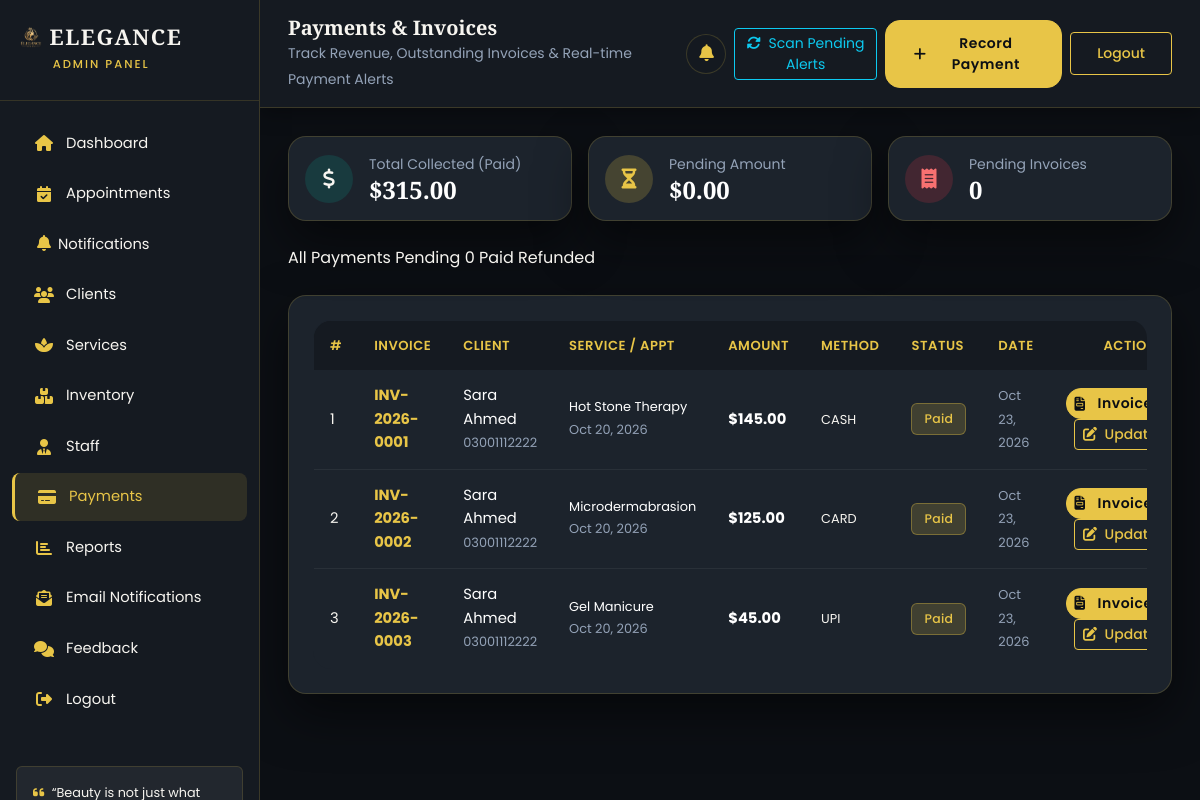
/admin/payments.php (signed in), run on the app's committed database.
### tables this page shows
CREATE TABLE IF NOT EXISTS payments (
    id             INT           NOT NULL AUTO_INCREMENT,
    appointment_id INT           DEFAULT NULL,
    client_id      INT           NOT NULL,
    amount         DECIMAL(10,2) NOT NULL,
    payment_method ENUM('cash','card','online','upi') DEFAULT 'cash',
    payment_status ENUM('pending','paid','refunded')  DEFAULT 'pending',
    invoice_number VARCHAR(50)   DEFAULT NULL,
    paid_at        TIMESTAMP     NULL DEFAULT NULL,
    created_at     TIMESTAMP     NOT NULL DEFAULT CURRENT_TIMESTAMP,
    PRIMARY KEY (id),
    KEY idx_pay_appointment (appointment_id),
    KEY idx_pay_client      (client_id),
    CONSTRAINT fk_pay_appointment FOREIGN KEY (appointment_id)
        REFERENCES appointments(id) ON DELETE SET NULL,
    CONSTRAINT fk_pay_client FOREIGN KEY (client_id)
        REFERENCES clients(id)
);

CREATE TABLE IF NOT EXISTS clients (
    id          INT          NOT NULL AUTO_INCREMENT,
    name        VARCHAR(150) NOT NULL,
    email       VARCHAR(254) DEFAULT NULL,
    phone       VARCHAR(20)  NOT NULL,
    gender      ENUM('male','female','other') DEFAULT NULL,
    address     TEXT         DEFAULT NULL,
    preferences TEXT         DEFAULT NULL,
    notes       TEXT         DEFAULT NULL,
    created_at  TIMESTAMP    NOT NULL DEFAULT CURRENT_TIMESTAMP,
    PRIMARY KEY (id)
);

CREATE TABLE IF NOT EXISTS services (
    id          INT           NOT NULL AUTO_INCREMENT,
    name        VARCHAR(100)  NOT NULL,
    description TEXT          DEFAULT NULL,
    duration    INT           NOT NULL COMMENT 'in minutes',
    price       DECIMAL(10,2) NOT NULL,
    category    VARCHAR(50)   DEFAULT NULL,
    image       VARCHAR(255)  DEFAULT NULL,    
    status      ENUM('active','inactive') DEFAULT 'active',
    PRIMARY KEY (id)
);

CREATE TABLE IF NOT EXISTS appointments (
    id               INT  NOT NULL AUTO_INCREMENT,
    client_id        INT  NOT NULL,
    service_id       INT  NOT NULL,
    staff_id         INT  DEFAULT NULL,
    appointment_date DATE NOT NULL,
    appointment_time TIME NOT NULL,
    status           ENUM('pending','confirmed','completed','cancelled','no-show') DEFAULT 'pending',
    notes            TEXT DEFAULT NULL,
    created_at       TIMESTAMP NOT NULL DEFAULT CURRENT_TIMESTAMP,
    updated_at       TIMESTAMP(6) NOT NULL DEFAULT CURRENT_TIMESTAMP(6) ON UPDATE CURRENT_TIMESTAMP(6),
    PRIMARY KEY (id),
    KEY idx_appt_client  (client_id),
    KEY idx_appt_service (service_id),
    KEY idx_appt_staff   (staff_id),
    CONSTRAINT fk_appt_client  FOREIGN KEY (client_id)  REFERENCES clients(id),
    CONSTRAINT fk_appt_service FOREIGN KEY (service_id) REFERENCES services(id),
    CONSTRAINT fk_appt_staff   FOREIGN KEY (staff_id)   REFERENCES staff(id) ON DELETE SET NULL
);

### admin/payments.php (the view, shortened to what this page needs)
<?php
require_once '../includes/notifications.php';
$filterStatus = $_GET['status'] ?? 'all';
$sql = "
    SELECT p.id, p.appointment_id, p.client_id, p.amount, p.payment_method, p.payment_status,
           p.invoice_number, p.paid_at, p.created_at,
           c.name as client_name, c.email as client_email, c.phone as client_phone,
           a.appointment_date, a.appointment_time,
           s.name as service_name
    FROM payments p
    JOIN clients c ON p.client_id = c.id
    LEFT JOIN appointments a ON p.appointment_id = a.id
    LEFT JOIN services s ON a.service_id = s.id
";
$sql .= " ORDER BY p.created_at DESC";
$payments = $pdo->query($sql)->fetchAll(PDO::FETCH_ASSOC);
$totalRevenue   = (float)$pdo->query("SELECT SUM(amount) FROM payments WHERE payment_status = 'paid'")->fetchColumn();
$totalPending   = (float)$pdo->query("SELECT SUM(amount) FROM payments WHERE payment_status = 'pending'")->fetchColumn();
$pendingCount   = (int)$pdo->query("SELECT COUNT(*) FROM payments WHERE payment_status = 'pending'")->fetchColumn();
?>
<!DOCTYPE html>
<html lang="en">
<head>
    <link href="https://cdn.jsdelivr.net/npm/bootstrap@5.3.3/dist/css/bootstrap.min.css" rel="stylesheet">
    <link rel="stylesheet" href="https://cdnjs.cloudflare.com/ajax/libs/font-awesome/6.5.1/css/all.min.css">
    <link rel="stylesheet" href="../assets/css/style.css">
</head>
<body data-base-path="..">
<div class="admin-wrapper">
    <?php include 'includes/sidebar.php'; ?>
    <div class="main-content">
        <div class="topbar">
            <div class="d-flex align-items-center">
                <div>
                    <h5 class="mb-0">Payments &amp; Invoices</h5>
                    <small class="text-muted">Track Revenue, Outstanding Invoices &amp; Real-time Payment Alerts</small>
                </div>
            </div>
            <div class="d-flex align-items-center gap-2">
                <div class="dropdown d-inline-block">
                    <button class="btn btn-notification-bell" type="button" data-bs-toggle="dropdown" aria-expanded="false" data-role="notification-bell" title="Notifications">
                        <i class="fas fa-bell"></i>
                    </button>
                </div>
                <form method="POST" action="" class="d-inline">
                    <button type="submit" class="btn btn-sm btn-outline-info" title="Scan and dispatch alerts for overdue/pending payments">
                        <i class="fas fa-sync-alt me-1"></i> Scan Pending Alerts
                    </button>
                </form>
                <button type="button" class="btn btn-gold btn-sm" data-bs-toggle="modal" data-bs-target="#recordPaymentModal">
                    <i class="fas fa-plus me-1"></i> Record Payment
                </button>
                <a href="../logout.php" class="btn btn-sm btn-outline-gold">Logout</a>
            </div>
        </div>
        <div class="content-area">
            <div class="row g-3 mb-4">
                <div class="col-md-4">
                    <div class="card-elegant p-3 d-flex align-items-center gap-3">
                        <div class="rounded-circle d-flex align-items-center justify-content-center" style="width: 48px; height: 48px; background: rgba(13,148,136,0.2); color: var(--teal-light);">
                            <i class="fas fa-dollar-sign fa-lg"></i>
                        </div>
                        <div>
                            <div class="text-muted small">Total Collected (Paid)</div>
                            <h4 class="mb-0 text-white">$<?php echo number_format($totalRevenue, 2); ?></h4>
                        </div>
                    </div>
                </div>
                <div class="col-md-4">
                    <div class="card-elegant p-3 d-flex align-items-center gap-3">
                        <div class="rounded-circle d-flex align-items-center justify-content-center" style="width: 48px; height: 48px; background: rgba(232,197,71,0.2); color: var(--champagne);">
                            <i class="fas fa-hourglass-half fa-lg"></i>
                        </div>
                        <div>
                            <div class="text-muted small">Pending Amount</div>
                            <h4 class="mb-0 text-white">$<?php echo number_format($totalPending, 2); ?></h4>
                        </div>
                    </div>
                </div>
                <div class="col-md-4">
                    <div class="card-elegant p-3 d-flex align-items-center gap-3">
                        <div class="rounded-circle d-flex align-items-center justify-content-center" style="width: 48px; height: 48px; background: rgba(220,53,69,0.2); color: #f87171;">
                            <i class="fas fa-receipt fa-lg"></i>
                        </div>
                        <div>
                            <div class="text-muted small">Pending Invoices</div>
                            <h4 class="mb-0 text-white"><?php echo $pendingCount; ?></h4>
                        </div>
                    </div>
                </div>
            </div>
            <div class="filter-nav mb-4">
                <a href="payments.php?status=all" class="filter-pill <?php echo $filterStatus === 'all' ? 'active' : ''; ?>">All Payments</a>
                <a href="payments.php?status=pending" class="filter-pill <?php echo $filterStatus === 'pending' ? 'active' : ''; ?>">
                    Pending <span class="badge-count"><?php echo $pendingCount; ?></span>
                </a>
                <a href="payments.php?status=paid" class="filter-pill <?php echo $filterStatus === 'paid' ? 'active' : ''; ?>">Paid</a>
                <a href="payments.php?status=refunded" class="filter-pill <?php echo $filterStatus === 'refunded' ? 'active' : ''; ?>">Refunded</a>
            </div>
            <div class="card-elegant">
                <div class="table-responsive">
                    <table class="table table-elegant mb-0">
                        <thead>
                            <tr>
                                <th>#</th>
                                <th>Invoice</th>
                                <th>Client</th>
                                <th>Service / Appt</th>
                                <th>Amount</th>
                                <th>Method</th>
                                <th>Status</th>
                                <th>Date</th>
                                <th class="text-end">Actions</th>
                            </tr>
                        </thead>
                        <tbody>
                            <?php if (empty($payments)): ?>
                            <tr>
                                <td colspan="9" class="text-center py-4 text-muted">No payment records found.</td>
                            </tr>
                            <?php else: ?>
                                <?php foreach ($payments as $i => $row):
                                    $status = $row['payment_status'];
                                    $badgeClass = ($status === 'paid') ? 'badge-confirmed' : (($status === 'pending') ? 'badge-pending' : 'badge-cancelled');
                                ?>
                                <tr>
                                    <td><?php echo $i + 1; ?></td>
                                    <td>
                                        <strong class="text-gold"><?php echo htmlspecialchars($row['invoice_number'] ?? ('PAY-' . $row['id'])); ?></strong>
                                    </td>
                                    <td>
                                        <div class="text-white"><?php echo htmlspecialchars($row['client_name']); ?></div>
                                        <small class="text-muted"><?php echo htmlspecialchars($row['client_phone'] ?? ''); ?></small>
                                    </td>
                                    <td>
                                        <?php if (!empty($row['service_name'])): ?>
                                            <div class="text-white small"><?php echo htmlspecialchars($row['service_name']); ?></div>
                                            <small class="text-muted"><?php echo date('M d, Y', strtotime($row['appointment_date'])); ?></small>
                                        <?php else: ?>
                                            <span class="text-muted small">Direct / Non-Appt</span>
                                        <?php endif; ?>
                                    </td>
                                    <td>
                                        <strong class="text-white">$<?php echo number_format((float)$row['amount'], 2); ?></strong>
                                    </td>
                                    <td><span class="text-uppercase small"><?php echo htmlspecialchars($row['payment_method']); ?></span></td>
                                    <td>
                                        <span class="badge-status <?php echo $badgeClass; ?>">
                                            <?php echo ucfirst($status); ?>
                                        </span>
                                    </td>
                                    <td>
                                        <small class="text-muted"><?php echo date('M d, Y', strtotime($row['created_at'])); ?></small>
                                    </td>
                                    <td class="text-end">
                                        <a href="invoice.php?id=<?php echo (int)$row['id']; ?>" class="btn btn-sm btn-gold py-1 px-2 me-1" target="_blank">
                                            <i class="fas fa-file-invoice me-1"></i> Invoice
                                        </a>
                                        <button type="button" class="btn btn-sm btn-outline-gold py-1 px-2"
                                                data-bs-toggle="modal"
                                                data-bs-target="#updatePaymentModal"
                                                data-id="<?php echo (int)$row['id']; ?>"
                                                data-invoice="<?php echo htmlspecialchars($row['invoice_number'] ?? ('PAY-' . $row['id']), ENT_QUOTES, 'UTF-8'); ?>"
                                                data-amount="<?php echo number_format((float)$row['amount'], 2); ?>"
                                                data-status="<?php echo htmlspecialchars($row['payment_status'], ENT_QUOTES, 'UTF-8'); ?>"
                                                data-client="<?php echo htmlspecialchars($row['client_name'], ENT_QUOTES, 'UTF-8'); ?>">
                                            <i class="fas fa-edit me-1"></i> Update
                                        </button>
                                    </td>
                                </tr>
                                <?php endforeach; ?>
                            <?php endif; ?>
                        </tbody>
                    </table>
                </div>
            </div>
        </div>
    </div>
</div>
</body>
</html>

### data on the page
payments: invoice_number "INV-2026-0001", client.name "Sara Ahmed", client.phone "03001112222", services.name "Hot Stone Therapy", appointment.appointment_date "Oct 20, 2026", amount "145.00", payment_method "CASH", payment_status "Paid", created_at "Oct 23, 2026"
payments: invoice_number "INV-2026-0002", client.name "Sara Ahmed", client.phone "03001112222", services.name "Microdermabrasion", appointment.appointment_date "Oct 20, 2026", amount "125.00", payment_method "CARD", payment_status "Paid", created_at "Oct 23, 2026"
payments: invoice_number "INV-2026-0003", client.name "Sara Ahmed", client.phone "03001112222", services.name "Gel Manicure", appointment.appointment_date "Oct 20, 2026", amount "45.00", payment_method "UPI", payment_status "Paid", created_at "Oct 23, 2026"

### other printed values
$currentAdminRole "ADMIN"
$totalRevenue "315.00"
$totalPending "0.00"
$pendingCount "0"
